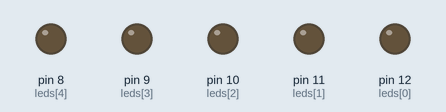
Bench run of a sketch on a simulated Arduino Uno, built with avr-gcc and run on an emulated ATmega328P. On the bench: output pins drawn as LEDs (lit = HIGH).

Above: at 0.1 s.
At 13.3 s:
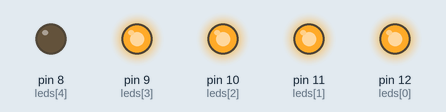
At 15.6 s:
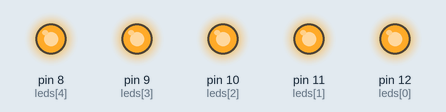
At 19.1 s:
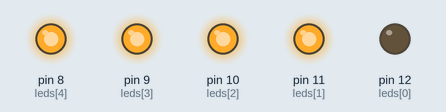
At 31.1 s:
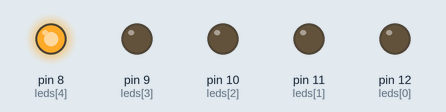
At 37.0 s:
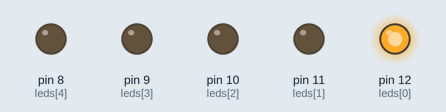
Timing chart, 0 to 40.0 s (numbered marks = the images above):
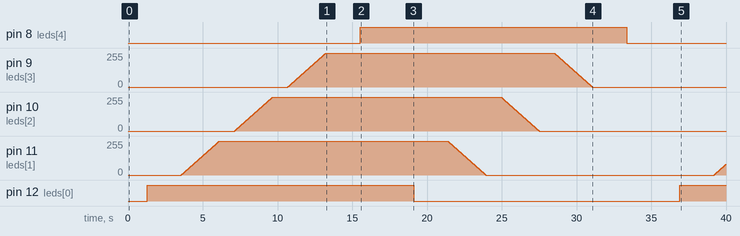

Measured:
- by itself, pin 8 (leds[4]): LOW → HIGH at 15.5 s, → LOW 17.8 s later
- by itself, pin 9 (leds[3]), pin 10 (leds[2]): rises from 0/255 to 255/255 in 2.5 s, then falls to 0/255 in 17.8 s
- by itself, pin 12 (leds[0]): LOW → HIGH at 1.3 s, → LOW 17.8 s later, → HIGH 17.8 s later

The sketch:

sketch.ino
```cpp
int leds[] = {12, 11, 10, 9, 8};
int numLeds = 5;

void setup() {
  int i = 0;
  while (i < numLeds) {
    pinMode(leds[i], OUTPUT);
    i++;
  }
}

void loop() {
  int i = 0;

  while (i < numLeds) {
    int brightness = 0;
    while (brightness <= 255) {
      analogWrite(leds[i], brightness);
      delay(10);
      brightness++;
    }
    delay(1000);
    i++;
  }

  i = 0;

  while (i < numLeds) {
    int brightness = 255;
    while (brightness >= 0) {
      analogWrite(leds[i], brightness);
      delay(10);
      brightness--;
    }
    delay(1000);
    i++;
  }
}
```
